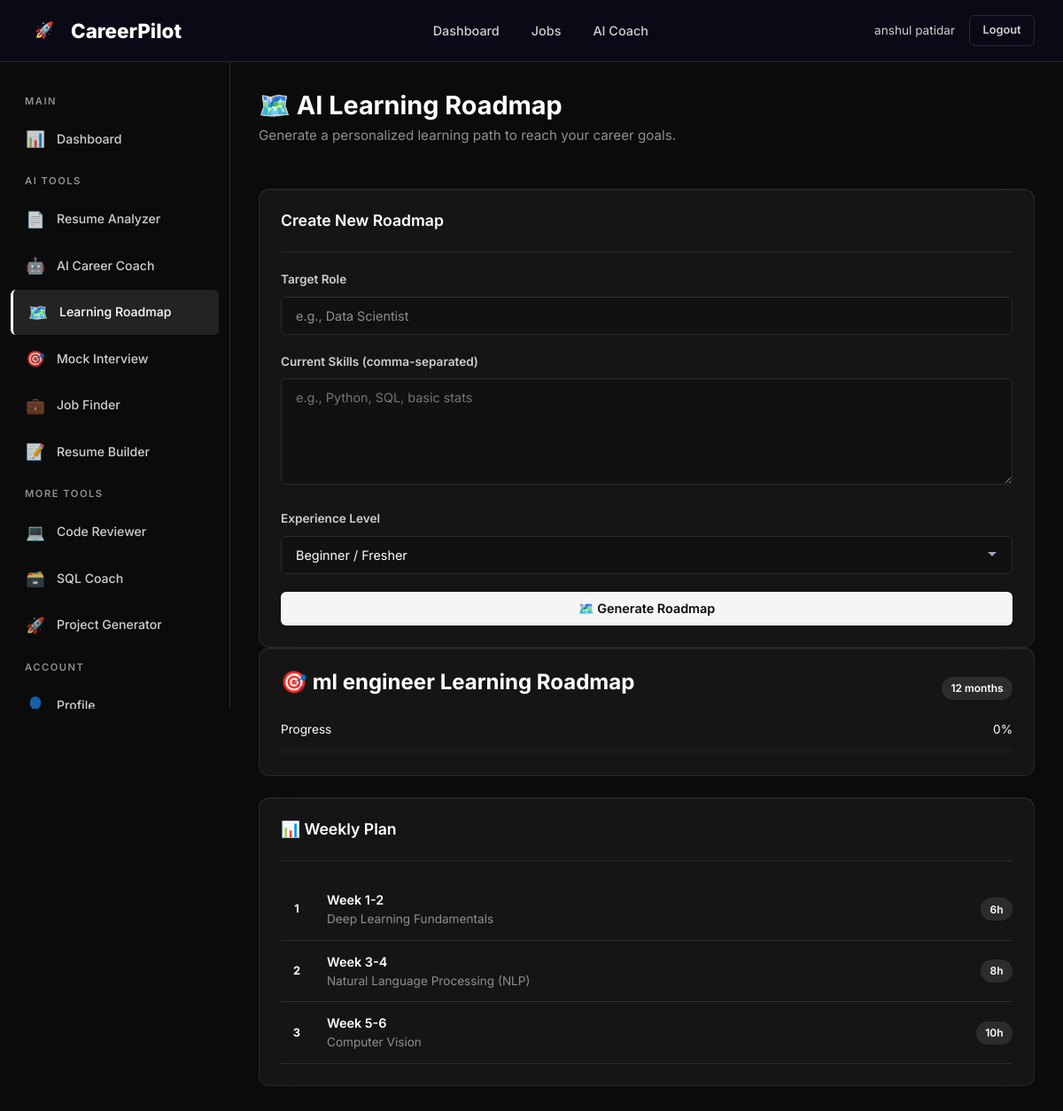
The app's page /learning/ (signed in), older data.
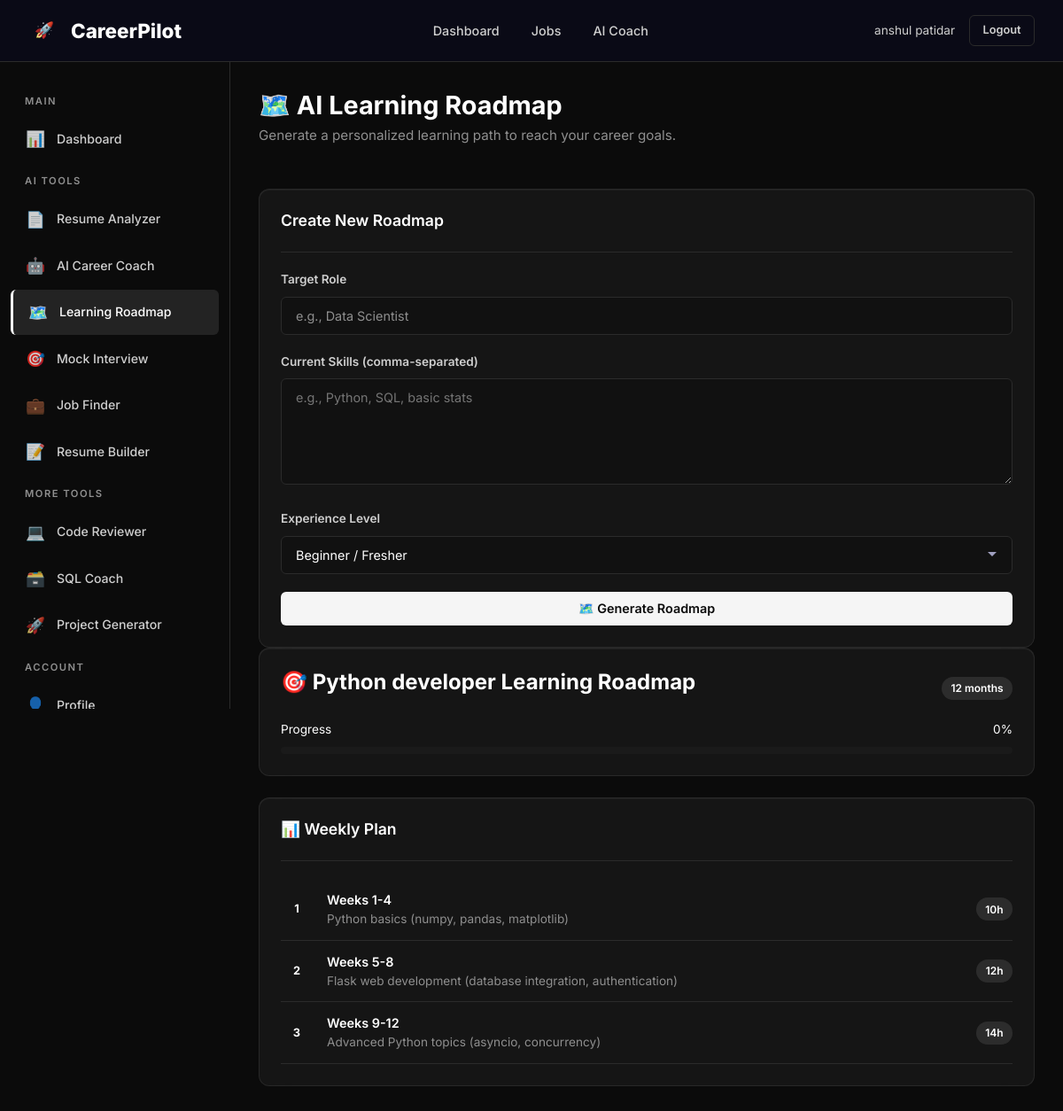
The same page, newer data.
### tables this page shows
CREATE TABLE learning_roadmaps (
    id INTEGER PRIMARY KEY AUTOINCREMENT,
    user_id INTEGER NOT NULL,
    target_role TEXT NOT NULL,
    current_skills TEXT DEFAULT '[]',
    roadmap_data TEXT DEFAULT '{}',
    daily_plan TEXT DEFAULT '{}',
    weekly_plan TEXT DEFAULT '{}',
    resources TEXT DEFAULT '{}',
    progress_percent INTEGER DEFAULT 0,
    status TEXT DEFAULT 'active' CHECK(status IN ('active', 'completed', 'paused', 'archived')),
    created_at TIMESTAMP DEFAULT CURRENT_TIMESTAMP,
    updated_at TIMESTAMP DEFAULT CURRENT_TIMESTAMP,
    FOREIGN KEY (user_id) REFERENCES users(id) ON DELETE CASCADE
);

### backend/routes/learning.py (the view)
@learning_bp.route('/')
@login_required
def index():
    user_id = session['user_id']
    roadmaps = LearningService.get_user_roadmaps(user_id)
    active = LearningService.get_active_roadmap(user_id)
    return render_template('learning/index.html',
                         roadmaps=roadmaps,
                         active_roadmap=active)

### backend/database/db.py (called while the page is built)
def get_db_path() -> str:
    base_dir = os.path.dirname(os.path.dirname(os.path.dirname(os.path.abspath(__file__))))
    return os.path.join(base_dir, DATABASE_PATH)

def get_connection(db_path: Optional[str] = None) -> sqlite3.Connection:
    path = db_path or get_db_path()
    conn = sqlite3.connect(path)
    conn.row_factory = sqlite3.Row
    conn.execute("PRAGMA foreign_keys = ON")
    conn.execute("PRAGMA journal_mode = WAL")
    return conn

@contextmanager
def get_db(db_path: Optional[str] = None):
    conn = get_connection(db_path)
    try:
        yield conn
        conn.commit()
    except Exception:
        conn.rollback()
        raise
    finally:
        conn.close()

def execute_query(query: str, params: tuple = (), db_path: Optional[str] = None) -> list[dict]:
    with get_db(db_path) as db:
        cursor = db.execute(query, params)
        rows = cursor.fetchall()
        return [dict(row) for row in rows]

def execute_one(query: str, params: tuple = (), db_path: Optional[str] = None) -> Optional[dict]:
    with get_db(db_path) as db:
        cursor = db.execute(query, params)
        row = cursor.fetchone()
        return dict(row) if row else None

### templates/learning/index.html (shortened to what the changed rows need)
{% extends "base.html" %}
{% block content %}
<main class="main-content">
    <div class="page-header reveal flex-between">
        <div>
            <h1>🗺️ AI Learning Roadmap</h1>
        </div>
    </div>
    <div class="grid-2 reveal delay-1">
        <div id="roadmapResults">
            {% if active_roadmap %}
                <div style="animation: fadeInUp 0.5s ease;">
                    <div class="card" style="margin-bottom: 1.5rem;">
                        <div class="flex-between">
                            <h3>🎯 {{ active_roadmap.target_role }} Learning Roadmap</h3>
                            <span class="badge badge-primary">{{ active_roadmap.roadmap_data.estimated_duration | default('N/A') }}</span>
                        </div>
                        <div style="margin-top: 1rem;">
                            <div class="flex-between" style="margin-bottom: 0.5rem; font-size: 0.85rem;">
                                <span>Progress</span>
                                <span>{{ active_roadmap.progress_percent }}%</span>
                            </div>
                            <div class="progress-bar">
                            </div>
                        </div>
                    </div>
                    {% if active_roadmap.roadmap_data.weekly_plan %}
                    <div class="card" style="margin-bottom: 1.5rem;">
                        <div class="card-header"><h3 class="card-title">📊 Weekly Plan</h3></div>
                        {% for w in active_roadmap.roadmap_data.weekly_plan %}
                            <div style="display: flex; align-items: center; gap: 1rem; padding: 0.75rem 0; border-bottom: 1px solid var(--border);">
                                <div style="width: 36px; height: 36px; border-radius: 50%; background: var(--gradient-primary); display: flex; align-items: center; justify-content: center; font-size: 0.8rem; font-weight: 700; color: white; flex-shrink: 0;">{{ loop.index }}</div>
                                <div style="flex: 1;">
                                    <div style="font-weight: 600; font-size: 0.9rem;">{{ w.week }}</div>
                                    <div style="font-size: 0.85rem; color: var(--text-tertiary);">{{ w.focus }}</div>
                                </div>
                                <span class="badge badge-primary">{{ w.hours }}h</span>
                            </div>
                        {% endfor %}
                    </div>
                    {% endif %}
                </div>
            {% else %}
                <div class="empty-state">
                    <div class="empty-icon">🧭</div>
                    <h3>No Active Roadmap</h3>
                    <p>Fill out the form on the left to generate a personalized learning path tailored to your skills and goals.</p>
                </div>
            {% endif %}
        </div>
    </div>
</main>
{% endblock %}

Row changes from the older to the newer data that the page shows:
no longer on this page (row unchanged): learning_roadmaps: target_role "ml engineer", progress_percent "0"
added learning_roadmaps: target_role "Python developer", progress_percent "0"
Text that changed along with them:
new list line: "1 Weeks 1-4 Python basics (numpy, pandas, matplotlib) 10 h"
new list line: "2 Weeks 5-8 Flask web development (database integration, authentication) 12 h"
new list line: "3 Weeks 9-12 Advanced Python topics (asyncio, concurrency) 14 h"
list line gone: "1 Week 1-2 Deep Learning Fundamentals 6 h"
list line gone: "2 Week 3-4 Natural Language Processing (NLP) 8 h"
list line gone: "3 Week 5-6 Computer Vision 10 h"
